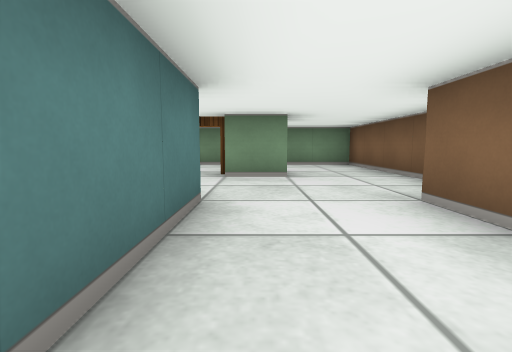
view 1 (above)

12 first-person views from a walk through a cub3D maze. The camera is about half as high as the walls, tilts 6° down and sees 85° across. The floor is counted in squares. Each view is taken from the middle of a square. On the plan, view 1 faces up. The plan holds only what a view shows up to about 9 squares ahead; the rest is blank.

view 2
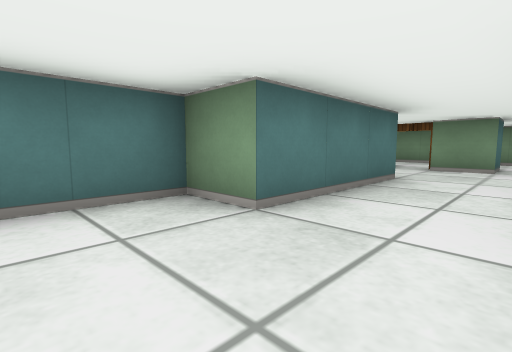

view 3
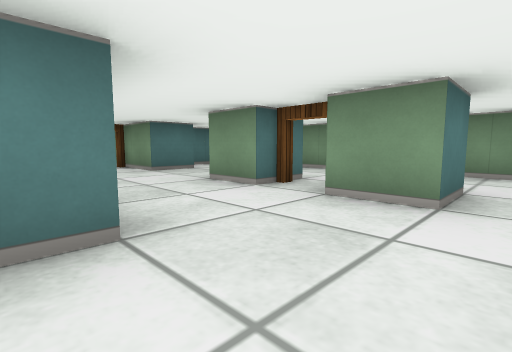

view 4
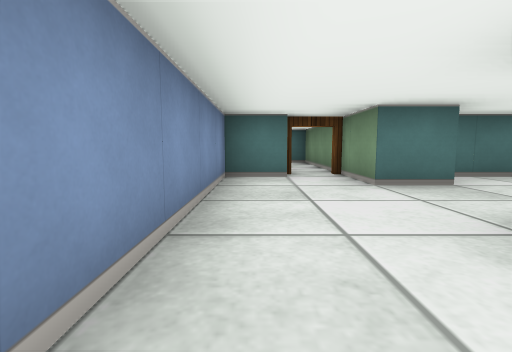

view 5
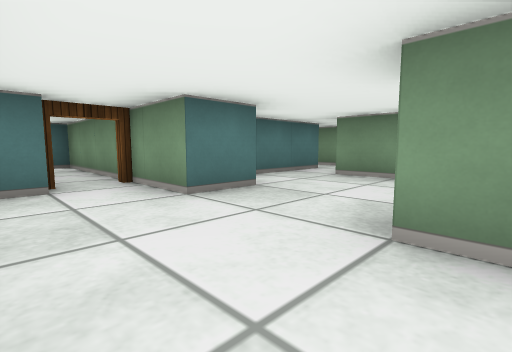

view 6
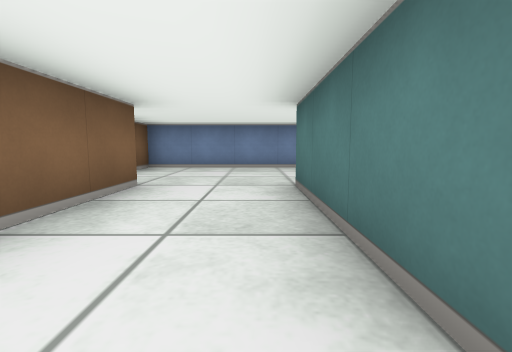

view 7
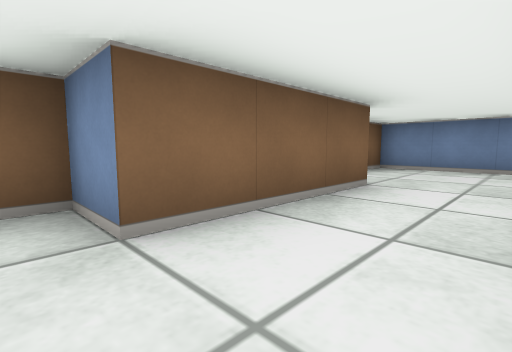

view 8
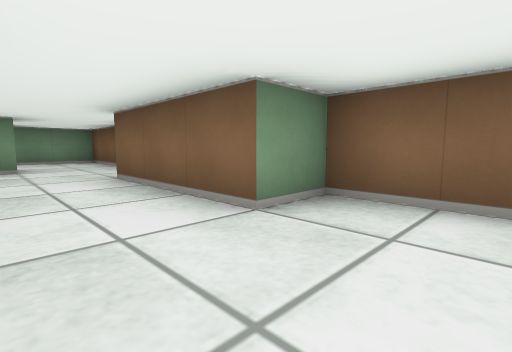

view 9
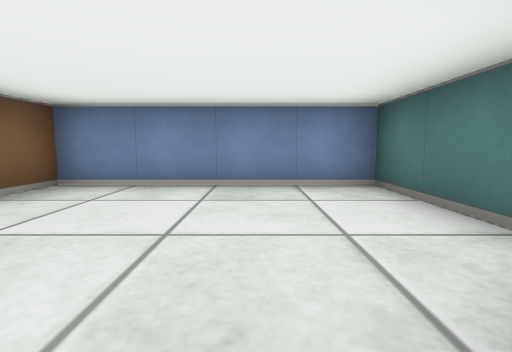

view 10
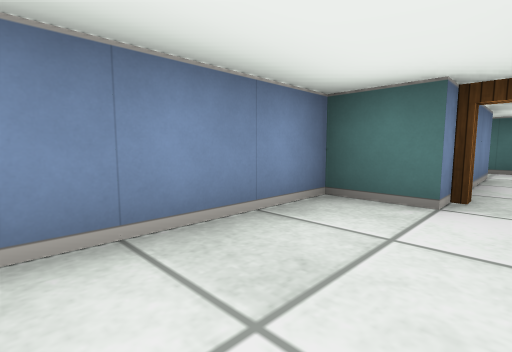

view 11
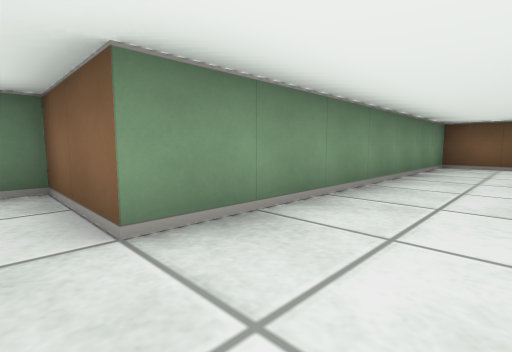

view 12
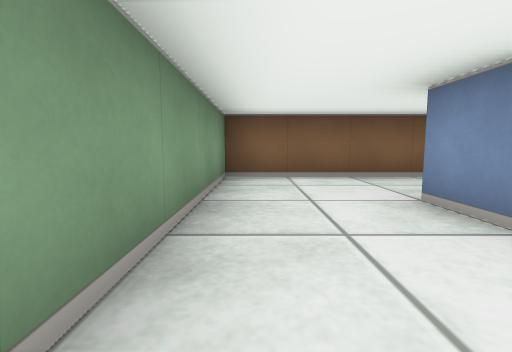

### Floor plan
Points are (right, up) in squares from view 1. A wall is a line through its corners. A room is listed if a view was taken in it or the views show most of it. See-through windows are left out.
Room 1 (views 1, 2, 3, 4, 5, 6, 7, 8, 9)
walls: (-0.5, 2.6) (-0.5, -0.5) (-1.5, -0.5) (-1.5, -3.5) (2.5, -3.5) (2.5, -0.5) (1.5, -0.5) (1.5, 2.5) (2.5, 2.5) (2.5, 5.5); (-2.5, 2.5) (-1.5, 2.5); (-1.5, 4.5) (-2.5, 4.5); (0.5, 5.5) (0.5, 4.5) (-0.5, 4.5)
ways out: opening at (-1.5, 3.5) to room 2; opening at (1.5, 5) to room 3; open door at (-1, 5) to room 3
Room 2 (view 10)
walls: (-5.5, 3.5) (-5.5, 2.5) (-2.5, 2.5); (-4.5, 5.6) (-4.5, 4.5) (-6, 4.5)
ways out: opening at (-1.5, 3.5) to room 1; opening at (-3.5, 5) to room 3; open door at (-6, 4) to room 4
Room 3 (views 11, 12)
walls: (-0.5, 5.5) (0.5, 5.5); (-5.5, 8.6) (-5.5, 6.1); (2.5, 5.5) (2.5, 7.5) (-4.5, 7.5) (-4.5, 8.5)
ways out: opening at (1.5, 5) to room 1; open door at (-1, 5) to room 1; opening at (-3.5, 5) to room 2; opening at (-5, 8)
Room 4 (no view inside)
walls: (-8.5, 3.5) (-5.5, 3.5); (-6, 4.5) (-9.5, 4.5) (-9.5, 3.4)
ways out: open door at (-6, 4) to room 2; opening at (-9, 3)

Where each view was taken, in squares from view 1:
view 1: 0 up, 0 right, facing up
view 2: 2 down, 1 right, facing up-left
view 3: 2 up, 1 right, facing up-left
view 4: 3 up, 1 left, facing left
view 5: 3 up, 2 left, facing up-left
view 6: 3 up, 0 right, facing down
view 7: 3 up, 0 right, facing down-right
view 8: 2 down, 0 right, facing up-right
view 9: 0 up, 0 right, facing down
view 10: 4 up, 3 left, facing down-left
view 11: 6 up, 5 left, facing up-right
view 12: 7 up, 2 left, facing right
